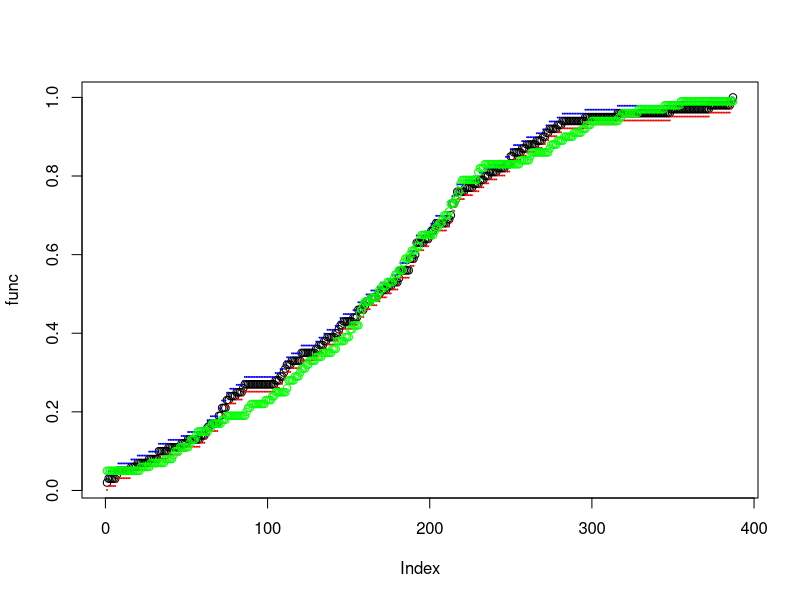

Write R code to recreate this figure.
# (Computer Experiment.) Generate 100 observations from a N(0,1) distribution. 
# Compute a 95 percent confidence band for the cdf F (as described in the appendix). 
# Repeat this 1000 times and see how often the confidence band contains the true distribution function. 
# Repeat using data from a Cauchy distribution.

library(ggplot2)
  
n <- 100
  # Generate 100 observations from a N(0,1) distribution.
  data = rnorm(100,0,1)
  
  # Get the CDF of the original data
  d_max <- max(data)
  d_min <- min(data)
  step <- 0.01
  x <- seq(d_min,d_max,step)
  len <- length(x)
  func <- vector(mode = "numeric", length = len)
  for(i in 1:len) {
    count <- 0
    for (j in 1:n) {
      if  (data[j] <= d_min+i*step ) {
        count = count + 1
      }
    }
    func[i] = count / n
  }
  
  # Compute a 95% percent confident band for the CDF F.
  con_lvl = 0.05
  c = 1.96
  t = log(c/con_lvl) / (c * n)
  ll <- length(func)
  upper <- vector(mode = "numeric", length = ll)
  lower <- vector(mode = "numeric", length = ll)
  for (i in 1:ll) {
    l <- max(0, func[i] - t)
    u <- min(1, func[i] + t)
    upper[i] <- u
    lower[i] <- l
  }
  

# Generate data from Cauchy Distribution
percentage <- function(n) {
  c <- rnorm(n,0,1)
  funcc <- vector(mode = "numeric", length = len)
  for(i in 1:len) {
    count <- 0
    for (j in 1:n) {
      if  (c[j] <= d_min+i*step ) {
        count = count + 1
      }
    }
    funcc[i] = count / n
  }
  
  rsl <- vector(mode = "numeric", length = ll)
  for (i in 1:ll) {
    if (funcc[i] <= upper[i] && funcc[i] >= lower[i]) {
      rsl[i] = 1
    }
  }
  p <- sum(rsl) / ll
  return(p)
}
# Calculate the percentage


final <- replicate(1000,percentage(100))
print(sum(final)/1000)


c <- rnorm(n,0,1)
funcc <- vector(mode = "numeric", length = len)
for(i in 1:len) {
  count <- 0
  for (j in 1:n) {
    if  (c[j] <= d_min+i*step ) {
      count = count + 1
    }
  }
  funcc[i] = count / n
}

plot(func)
points(lower,col = "red",cex = 0.1)
points(upper,col = "blue",cex = 0.1)
points(funcc,col = "green")


